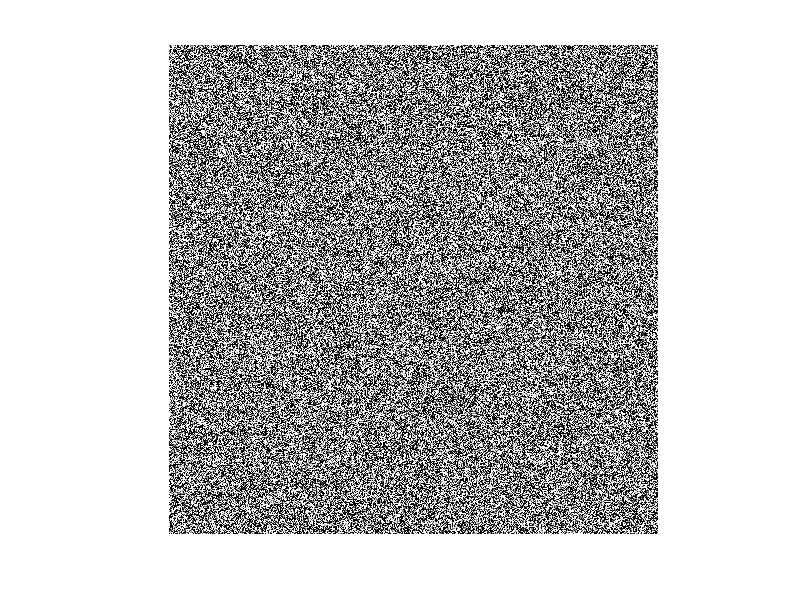

MATLAB code for this plot:
% FSL code
% Image segmentation using HMRF model

%%
% Random Image generation using GMM 
mu = [1;0;0.5];
sigma = [1];
p = [0.33,0.33,0.33];
obj = gmdistribution(mu,sigma,p);

Y = random(obj,512*512);
Y = reshape(Y,512, 512);

imshow(Y);

Y=double(Y);
